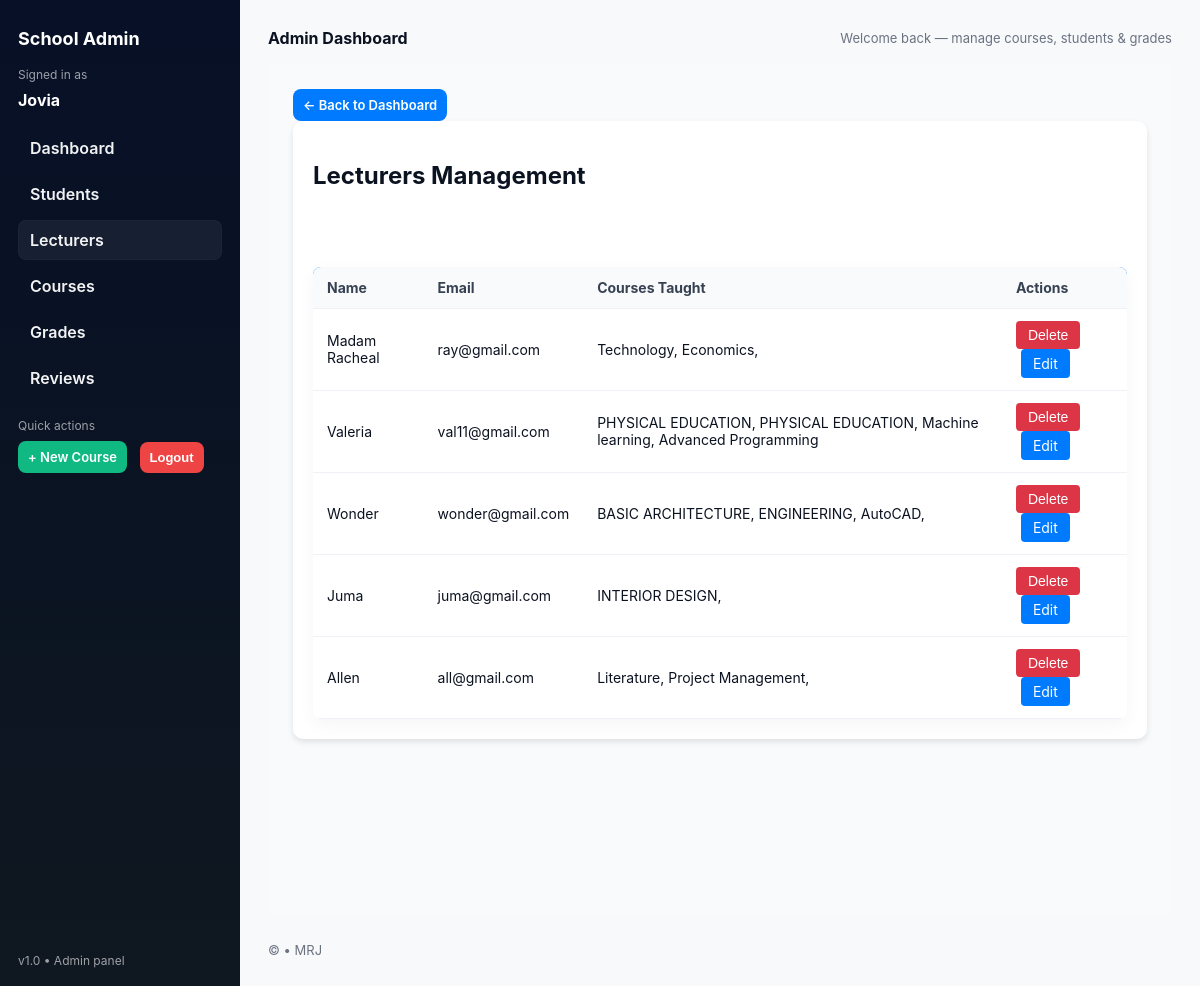
The app's page /reports/dashboard/admin/lecturers/ (signed in) with its own data.
### reports/models.py (models this page shows, shortened)
class Profile(models.Model):
    user = models.OneToOneField(User, on_delete=models.CASCADE)
    role = models.CharField(max_length=20, choices=[
       ("student", "Student"),
       ("lecturer", "Lecturer"),
       ("admin", "Admin"),
    ])
    courses = models.ManyToManyField('Course', blank=True, related_name='lecturer_profiles')
    name = models.CharField(max_length=100)
    student = models.OneToOneField(Student, null=True, blank=True, on_delete=models.SET_NULL)

class Course(models.Model):
    name = models.CharField(max_length=200)
    code = models.CharField(max_length=200)
    credit_units = models.IntegerField()
    lecturer = models.CharField(max_length=200)
    students = models.ManyToManyField(Student, related_name='courses', blank=True)

### reports/views.py (the view)
# urls.py: path('dashboard/admin/lecturers/', views.admin_lecturers, name='admin_lecturers'),
@login_required
@user_passes_test(admin_required)
def admin_lecturers(request):
    lecturers = Profile.objects.filter(role='lecturer')
    courses = Course.objects.all()
    context = {
        'lecturers': lecturers,
        'courses': courses,
    }
    return render(request, 'reports/admin_lecturers.html', context)

### reports/templates/reports/admin_lecturers.html (shortened to what this page needs)
{% extends "reports/admin_base.html" %}
{% block content %}
<div style="padding: 25px; background: #f9fafb; min-height: 100vh;">
    <a href="{% url 'admin_dashboard' %}" class="btn btn-back">← Back to Dashboard</a>
    <div class="card" style="background:#fff; padding:20px; border-radius:10px; box-shadow:0 3px 6px rgba(0,0,0,0.1);">
        <h2>Lecturers Management</h2>
        <a href="{% url 'add_lecturer' %}" class="btn btn-add" style="margin-bottom:15px;">+ Add New Lecturer</a>
        {% if lecturers %}
        <table style="width:100%; border-collapse: collapse; margin-top: 10px;">
            <thead>
                <tr style="background:#007bff; color:white;">
                    <th>Name</th>
                    <th>Email</th>
                    <th>Courses Taught</th>
                    <th>Actions</th>
                </tr>
            </thead>
            <tbody>
                {% for lecturer in lecturers %}
                <tr style="border-bottom:1px solid #ddd;">
                    <td>{{ lecturer.user.username }}</td>
                    <td>{{ lecturer.user.email }}</td>
                    <td>
                        {% for course in courses %}
                            {% if course.lecturer == lecturer.user.username %}
                                {{ course.name }}{% if not forloop.last %}, {% endif %}
                            {% endif %}
                        {% empty %}
                            <em>No courses assigned</em>
                        {% endfor %}
                    </td>
                    <td>
                        <form method="post" action="{% url 'delete_lecturer' lecturer.id %}" style="display:inline;">
                            <button type="submit" style="
                                padding:6px 12px;
                                background-color:#dc3545;
                                color:white;
                                border:none;
                                border-radius:4px;
                                cursor:pointer;
                                font-size:14px;">
                                Delete
                            </button>
                        </form>
                        <a href="{% url 'edit_lecturer' lecturer.id %}" style="
                            display:inline-block;
                            padding:6px 12px;
                            background-color:#007bff;
                            color:white;
                            text-decoration:none;
                            border-radius:4px;
                            margin-left:5px;
                            font-size:14px;">
                            Edit
                        </a>
                    </td>
                </tr>
                {% endfor %}
            </tbody>
        </table>
        {% else %}
        <p>No lecturers available yet.</p>
        {% endif %}
    </div>
</div>
{% endblock %}

### reports/templates/reports/admin_base.html (shortened to what this page needs)
{% load static %}
<!DOCTYPE html>
<html lang="en">
<head>
</head>
<body>
  <div class="wrap">
    <aside class="sidebar">
      <div class="brand">School Admin</div>
      <div class="small">Signed in as</div>
      <div style="margin:8px 0 16px 0; font-weight:700;">{{ request.user.username }}</div>
      <nav class="nav">
        <a href="{% url 'admin_dashboard' %}" class="{% if request.resolver_match.url_name == 'admin_dashboard' %}active{% endif %}">Dashboard</a>
        <a href="{% url 'admin_students' %}" class="{% if request.resolver_match.url_name == 'admin_students' %}active{% endif %}">Students</a>
        <a href="{% url 'admin_lecturers' %}" class="{% if request.resolver_match.url_name == 'admin_lecturers' %}active{% endif %}">Lecturers</a>
        <a href="{% url 'admin_courses' %}" class="{% if request.resolver_match.url_name == 'admin_courses' %}active{% endif %}">Courses</a>
        <a href="{% url 'admin_grades' %}" class="{% if request.resolver_match.url_name == 'admin_grades' %}active{% endif %}">Grades</a>
        <a href="{% url 'admin_reviews' %}" class="{% if request.resolver_match.url_name == 'admin_reviews' %}active{% endif %}">Reviews</a>
      </nav>
      <div class="small" style="margin-top:20px;">Quick actions</div>
      <div style="margin-top:8px;">
        <a class="btn view" href="{% url 'admin_create_course' %}" style="background:#10b981;">+ New Course</a>
        <form method="post" action="{% url 'logout' %}" style="display:inline-block; margin-left:8px;">
          <button class="btn delete" type="submit" style="background:#ef4444; border:none; cursor:pointer;">Logout</button>
        </form>
      </div>
      <div class="small sidebar-foot" style="position: absolute; bottom:18px; left:18px; right:18px;">v1.0 • Admin panel</div>
    </aside>
    <main class="main">
      <div class="topbar">
        <div><strong>Admin Dashboard</strong></div>
        <div class="small-muted">Welcome back — manage courses, students & grades</div>
      </div>
      {% block content %}{% endblock %}
      <footer>© {{ now|date:"Y" }} • MRJ</footer>
    </main>
  </div>
</body>
</html>

### reports/templates/reports/admin_base.html (style rules this page uses)
:root { --bg:#f7f9fb; --sidebar:#0f1720; --accent:#2563eb; --muted:#6b7280; --card:#ffffff; --success:#16a34a; --danger:#ef4444; --radius:10px; --gap:18px; font-family:Inter, system-ui, -apple-system, "Segoe UI", Roboto, "Helvetica Neue", Arial; }
.btn-back { display: inline-block; background-color: #007bff; color: #fff; padding: 8px 16px; border-radius: 6px; text-decoration: none; font-weight: 500; transition: background-color 0.3s ease; }
html,body { height:100%; margin:0; background:var(--bg); color:#0b1220; }
.wrap { display:flex; min-height:100vh; }
.sidebar { width:240px; background:linear-gradient(180deg,#071026 0%, #0f1720 100%); color:#fff; padding:28px 18px; box-sizing:border-box; }
.brand { font-weight:700; font-size:18px; margin-bottom:18px; display:flex; gap:10px; align-items:center; }
.nav { margin-top:18px; }
.nav a { display:flex; gap:12px; align-items:center; text-decoration:none; color:rgba(255,255,255,0.95); padding:10px 12px; border-radius:8px; margin-bottom:6px; font-weight:600; }
.nav a.active { background:rgba(255,255,255,0.06); box-shadow: inset 0 0 0 1px rgba(255,255,255,0.02); }
.sidebar .small { font-size:12px; color:rgba(255,255,255,0.6); margin-top:8px; }
.main { flex:1; padding:28px; box-sizing:border-box; }
.topbar { display:flex; justify-content:space-between; align-items:center; gap:16px; margin-bottom:16px; }
.card { background:var(--card); padding:18px; border-radius:var(--radius); box-shadow:0 6px 18px rgba(11,17,24,0.06); flex:1; min-width:200px; }
table { width:100%; border-collapse:collapse; background:var(--card); border-radius:8px; overflow:hidden; box-shadow:0 6px 18px rgba(11,17,24,0.04); }
th,td { padding:12px 14px; text-align:left; border-bottom:1px solid #eef2f6; font-size:14px; }
th { background:#f8fafc; font-weight:700; color:#374151; }
.btn { display:inline-block; padding:8px 10px; border-radius:8px; text-decoration:none; color:white; font-weight:600; font-size:13px; }
.btn.view { background:var(--accent); }
.btn.delete { background:var(--danger); }
.small-muted { font-size:13px; color:var(--muted); }
footer { margin-top:28px; color:var(--muted); font-size:13px; }

### records on screen
Profile: user.username "Madam Racheal", user.email "ray@gmail.com"
Course: name "Technology"
Course: name "Economics"
Profile: user.username "Valeria", user.email "val11@gmail.com"
Course: name "PHYSICAL EDUCATION"
Course: name "PHYSICAL EDUCATION"
Course: name "Machine learning"
Course: name "Advanced Programming"
Profile: user.username "Wonder", user.email "wonder@gmail.com"
Course: name "BASIC ARCHITECTURE"
Course: name "ENGINEERING"
Course: name "AutoCAD"
Profile: user.username "Juma", user.email "juma@gmail.com"
Course: name "INTERIOR DESIGN"
Profile: user.username "Allen", user.email "all@gmail.com"
Course: name "Literature"
Course: name "Project Management"

### other values on screen
{{ request.user.username }} "Jovia"
